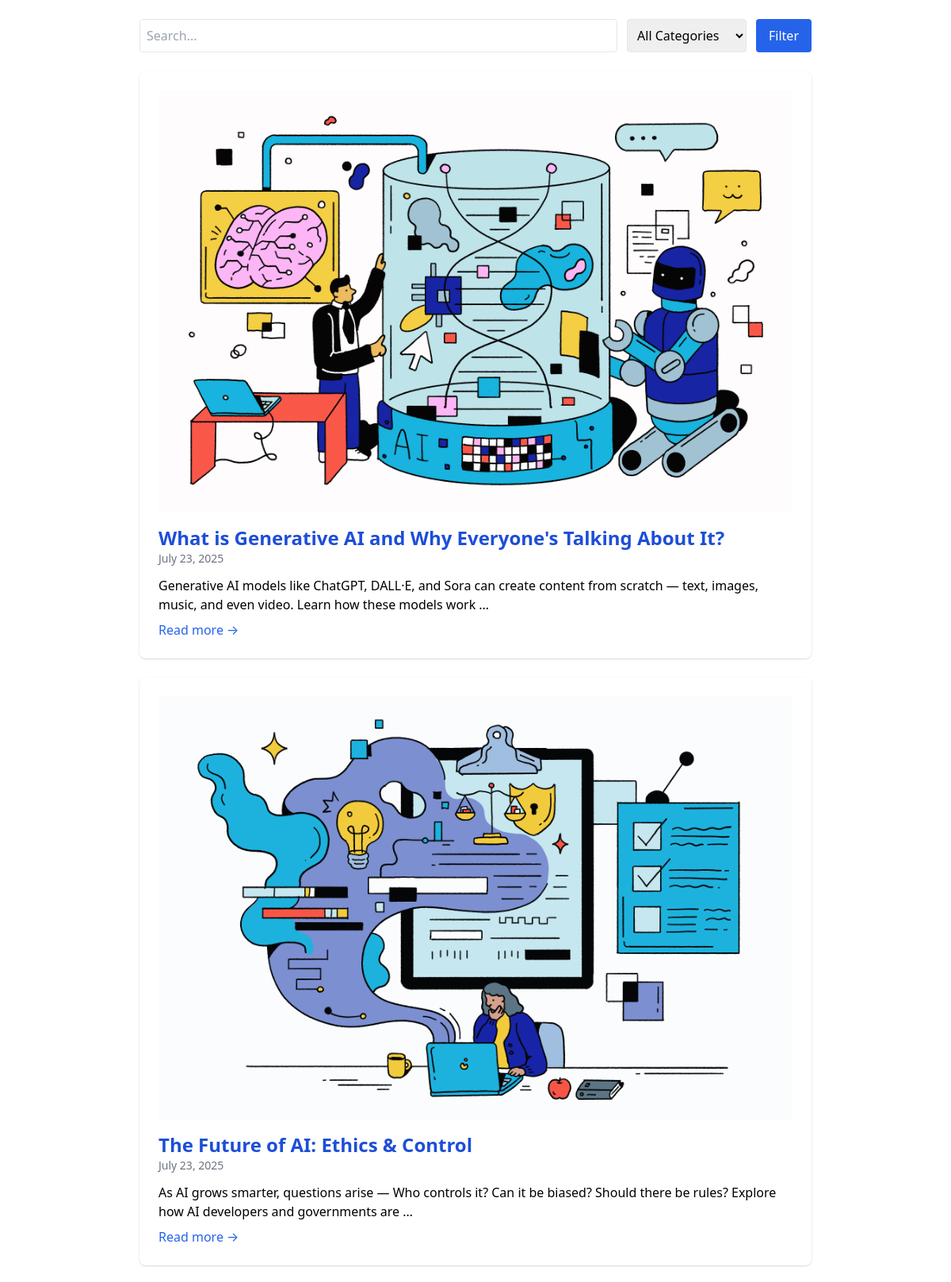
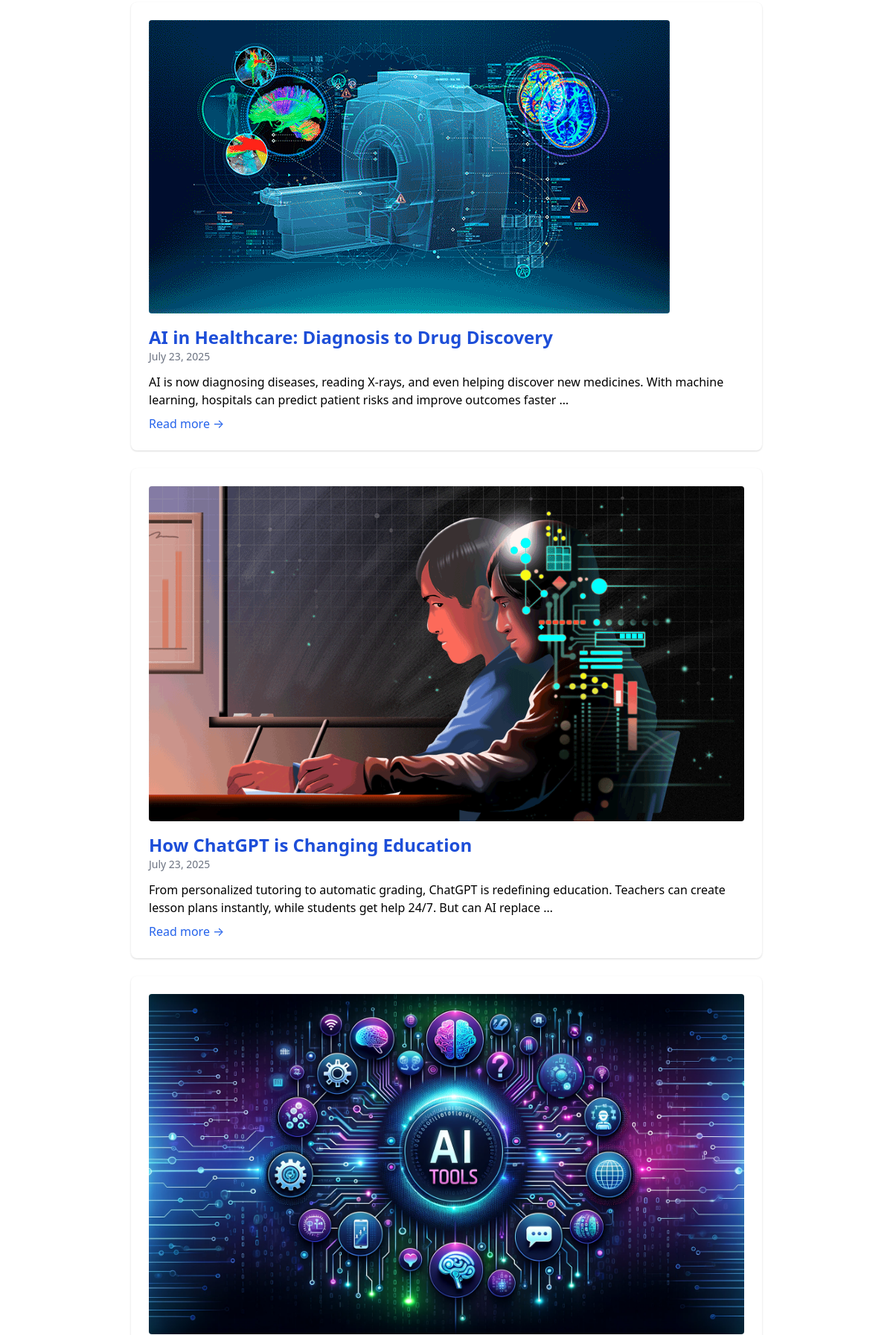
The page / (upper part) on the database its author committed (2 pictures, top to bottom).
### app/models.py (models this page shows, shortened)
class Post(models.Model):
    title = models.CharField(max_length=200)
    slug = models.SlugField(unique=True, blank=True)
    content = models.TextField()
    image = models.ImageField(upload_to='post_images/', blank=True, null=True)
    category = models.ForeignKey(Category, on_delete=models.SET_NULL, null=True, blank=True)
    created_at = models.DateTimeField(auto_now_add=True)

### app/views.py (the view)
# urls.py: path('', views.home, name='home'),
def home(request):
    query = request.GET.get('q')
    category = request.GET.get('category')
    posts = Post.objects.all()
    if query:
        posts = posts.filter(Q(title__icontains=query) | Q(content__icontains=query))
    if category:
        posts = posts.filter(category__id=category)
    paginator = Paginator(posts.order_by('-created_at'), 5)
    page = request.GET.get('page')
    posts = paginator.get_page(page)
    categories = Category.objects.all()
    return render(request, 'blog_home.html', {'posts': posts, 'categories': categories})

### app/templates/blog_home.html (shortened to what this page needs)
<!DOCTYPE html>
<html lang="en">
<head>
  <link href="https://cdn.jsdelivr.net/npm/tailwindcss@2.2.19/dist/tailwind.min.css" rel="stylesheet">
</head>
<body>
  <div class="max-w-4xl mx-auto p-6">
    <form method="get" class="flex mb-6 gap-3">
      <input name="q" placeholder="Search..." class="flex-1 p-2 rounded border">
      <select name="category" class="p-2 rounded border">
        <option value="">All Categories</option>
      </select>
      <button class="bg-blue-600 text-white px-4 py-2 rounded">Filter</button>
    </form>
    {% for post in posts %}
      <div class="bg-white p-6 rounded-lg shadow mb-6">
        {% if post.image %}<img src="{{ post.image.url }}" class="mb-4 rounded" />{% endif %}
        <h2 class="text-2xl font-bold">
          <a href="{% url 'post_detail' post.slug %}" class="text-blue-700 hover:underline">{{ post.title }}</a>
        </h2>
        <p class="text-sm text-gray-500">{{ post.created_at|date:"F j, Y" }}</p>
        <p class="mt-3">{{ post.content|truncatewords:25 }}</p>
        <a href="{% url 'post_detail' post.slug %}" class="text-blue-600 hover:underline mt-2 inline-block">Read more →</a>
      </div>
    {% endfor %}
  </div>
</body>
</html>

### rows shown on the page
Post: image (picture), title "What is Generative AI and Why Everyone's Talking About It?", created_at "July 23, 2025", content "Generative AI models like ChatGPT, DALL·E, and Sora can create content from scratch — text, images, music, and even video. Learn how these models work …"
Post: image (picture), title "The Future of AI: Ethics & Control", created_at "July 23, 2025", content "As AI grows smarter, questions arise — Who controls it? Can it be biased? Should there be rules? Explore how AI developers and governments are …"
Post: image (picture), title "AI in Healthcare: Diagnosis to Drug Discovery", created_at "July 23, 2025", content "AI is now diagnosing diseases, reading X-rays, and even helping discover new medicines. With machine learning, hospitals can predict patient risks and improve outcomes faster …"
Post: image (picture), title "How ChatGPT is Changing Education", created_at "July 23, 2025", content "From personalized tutoring to automatic grading, ChatGPT is redefining education. Teachers can create lesson plans instantly, while students get help 24/7. But can AI replace …"
Post: image (picture)
